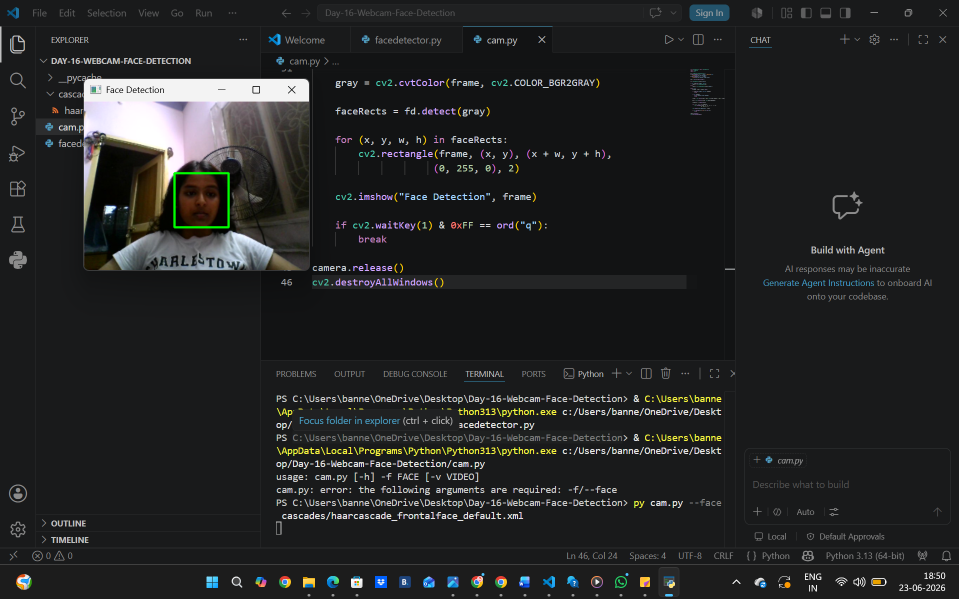
#> input picture day16a.png, 1918 x 1198 px, given in place of the camera (shown at 1/2 size)
$ python cam.py --face haarcascade_frontalface_default.xml
#> lines starting #> are read from the running program, lines starting #| are printed output that depends on the picture
### Day-16-Webcam-Face-Detection/facedetector.py
import cv2

class FaceDetector:
    def __init__(self, faceCascadePath):
        self.faceCascade = cv2.CascadeClassifier(faceCascadePath)

    def detect(self, image, scaleFactor=1.1, minNeighbors=5, minSize=(30, 30)):
        rects = self.faceCascade.detectMultiScale(
            image,
            scaleFactor=scaleFactor,
            minNeighbors=minNeighbors,
            minSize=minSize,
            flags=cv2.CASCADE_SCALE_IMAGE
        )
        return rects

### Day-16-Webcam-Face-Detection/cam.py
from facedetector import FaceDetector
import argparse
import cv2

ap = argparse.ArgumentParser()
ap.add_argument("-f", "--face", required=True,
    help="path to face cascade")
ap.add_argument("-v", "--video",
    help="path to optional video file")

args = vars(ap.parse_args())

fd = FaceDetector(args["face"])

if not args.get("video", False):
    camera = cv2.VideoCapture(0)
else:
    camera = cv2.VideoCapture(args["video"])

while True:
    grabbed, frame = camera.read()
#> frame is the input picture: shape (1198, 1918, 3); mean B, G, R 36.7, 36.4, 35.4

    if args.get("video") and not grabbed:
        break

    if not grabbed:
        print("Cannot access webcam")
        break

    frame = cv2.resize(frame, (300, int(frame.shape[0] * 300 / frame.shape[1])))
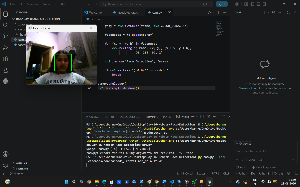
#> frame: shape (187, 300, 3); mean B, G, R 36.9, 36.7, 35.7

    gray = cv2.cvtColor(frame, cv2.COLOR_BGR2GRAY)
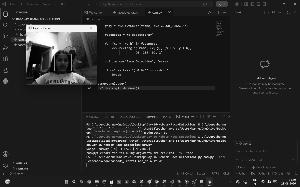
#> gray: shape (187, 300); min 1, max 255, mean 36.6

    faceRects = fd.detect(gray)
#> in detect, `rects = self.faceCascade.detectMultiScale( image, scaleFactor=scaleFac..`: rects = ()
#> faceRects = ()

    for (x, y, w, h) in faceRects:
        cv2.rectangle(frame, (x, y), (x + w, y + h),
                     (0, 255, 0), 2)
#> this loop made 0 passes

    cv2.imshow("Face Detection", frame)

    if cv2.waitKey(1) & 0xFF == ord("q"):
#> (key q is pressed here)
        break

camera.release()
cv2.destroyAllWindows()
